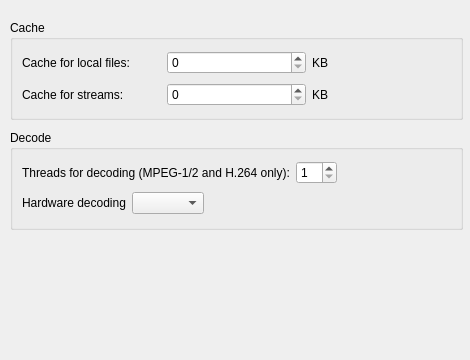
<?xml version="1.0" encoding="UTF-8"?>
<ui version="4.0">
 <class>PrefPerformance</class>
 <widget class="QWidget" name="PrefPerformance">
  <property name="geometry">
   <rect>
    <x>0</x>
    <y>0</y>
    <width>470</width>
    <height>360</height>
   </rect>
  </property>
  <property name="windowTitle">
   <string/>
  </property>
  <widget class="QGroupBox" name="groupBox_cache">
   <property name="geometry">
    <rect>
     <x>10</x>
     <y>20</y>
     <width>453</width>
     <height>100</height>
    </rect>
   </property>
   <property name="title">
    <string>Cache</string>
   </property>
   <layout class="QVBoxLayout" name="verticalLayout">
    <item>
     <layout class="QHBoxLayout" name="_2">
      <property name="spacing">
       <number>6</number>
      </property>
      <property name="leftMargin">
       <number>0</number>
      </property>
      <property name="topMargin">
       <number>0</number>
      </property>
      <property name="rightMargin">
       <number>0</number>
      </property>
      <property name="bottomMargin">
       <number>0</number>
      </property>
      <item>
       <widget class="QLabel" name="cache_local_label">
        <property name="text">
         <string>Cache for local files:</string>
        </property>
        <property name="buddy">
         <cstring>cache_files_spin</cstring>
        </property>
       </widget>
      </item>
      <item>
       <widget class="QSpinBox" name="cache_files_spin">
        <property name="maximum">
         <number>100000</number>
        </property>
       </widget>
      </item>
      <item>
       <widget class="QLabel" name="kb_local_label">
        <property name="text">
         <string>KB</string>
        </property>
       </widget>
      </item>
     </layout>
    </item>
    <item>
     <layout class="QHBoxLayout" name="horizontalLayout">
      <item>
       <widget class="QLabel" name="cache_streams_label">
        <property name="text">
         <string>Cache for streams:</string>
        </property>
        <property name="buddy">
         <cstring>cache_streams_spin</cstring>
        </property>
       </widget>
      </item>
      <item>
       <widget class="QSpinBox" name="cache_streams_spin">
        <property name="maximum">
         <number>100000</number>
        </property>
       </widget>
      </item>
      <item>
       <widget class="QLabel" name="kb_streams_label">
        <property name="text">
         <string>KB</string>
        </property>
       </widget>
      </item>
     </layout>
    </item>
   </layout>
  </widget>
  <widget class="QGroupBox" name="groupBox_decode">
   <property name="geometry">
    <rect>
     <x>10</x>
     <y>130</y>
     <width>453</width>
     <height>100</height>
    </rect>
   </property>
   <property name="title">
    <string>Decode</string>
   </property>
   <layout class="QVBoxLayout" name="verticalLayout_2">
    <item>
     <layout class="QHBoxLayout" name="_3">
      <property name="spacing">
       <number>6</number>
      </property>
      <property name="leftMargin">
       <number>0</number>
      </property>
      <property name="topMargin">
       <number>0</number>
      </property>
      <property name="rightMargin">
       <number>0</number>
      </property>
      <property name="bottomMargin">
       <number>0</number>
      </property>
      <item>
       <widget class="QLabel" name="thread_label">
        <property name="text">
         <string>Threads for decoding (MPEG-1/2 and H.264 only):</string>
        </property>
       </widget>
      </item>
      <item>
       <widget class="QSpinBox" name="threads_spin">
        <property name="minimum">
         <number>1</number>
        </property>
        <property name="maximum">
         <number>16</number>
        </property>
        <property name="value">
         <number>1</number>
        </property>
       </widget>
      </item>
      <item>
       <spacer>
        <property name="orientation">
         <enum>Qt::Horizontal</enum>
        </property>
        <property name="sizeHint" stdset="0">
         <size>
          <width>40</width>
          <height>20</height>
         </size>
        </property>
       </spacer>
      </item>
     </layout>
    </item>
    <item>
     <layout class="QHBoxLayout" name="horizontalLayout_2">
      <item>
       <widget class="QLabel" name="hd_decode_label">
        <property name="text">
         <string>Hardware decoding</string>
        </property>
       </widget>
      </item>
      <item>
       <widget class="QComboBox" name="hwdec_combo">
        <property name="styleSheet">
         <string notr="true"/>
        </property>
       </widget>
      </item>
      <item>
       <spacer name="horizontalSpacer_2">
        <property name="orientation">
         <enum>Qt::Horizontal</enum>
        </property>
        <property name="sizeHint" stdset="0">
         <size>
          <width>40</width>
          <height>20</height>
         </size>
        </property>
       </spacer>
      </item>
     </layout>
    </item>
   </layout>
  </widget>
 </widget>
 <resources/>
 <connections/>
</ui>
